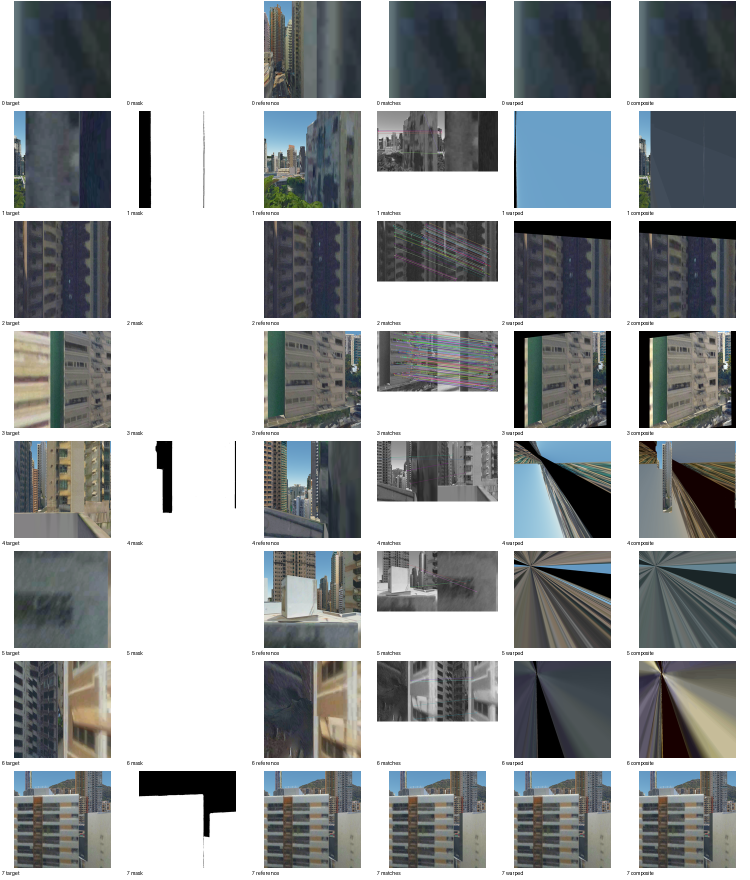
#> input picture research/outputs/restoration_v2/reference_alignment_grid.png, 1500 x 1760 px, given in place of _34_13_Whole_MClo_114.149192_22.282896_120.74_124.801802.png, which was not available (shown at 1/2 size)
$ python make_figures.py   (older library calls are emulated)
#> lines starting #> are read from the running program, lines starting #| are printed output that depends on the picture; after the words box and inside, x2 and y2 are one past the last pixel; in counts of white or black regions, pixels touching at a corner belong together; pictures that were not available may be replaced by others from this repository, and a replacement may not be noted
### research/restoration_v2/common.py
#!/usr/bin/env python3
"""Shared utilities for the second restoration cycle."""

from __future__ import annotations

import csv
import io
import math
from pathlib import Path

import cv2
import numpy as np
from PIL import Image
from skimage.metrics import structural_similarity


def repo_root() -> Path:
    return Path(__file__).resolve().parents[2]


def load_rgb(path: Path) -> np.ndarray:
    with Image.open(path) as image:
        return np.asarray(image.convert("RGB"), dtype=np.uint8)


def save_rgb(path: Path, image: np.ndarray) -> None:
    path.parent.mkdir(parents=True, exist_ok=True)
    Image.fromarray(np.asarray(image, dtype=np.uint8), mode="RGB").save(path)


def load_mask(path: Path) -> np.ndarray:
    with Image.open(path) as image:
        return np.asarray(image.convert("L"), dtype=np.uint8) > 0


def save_mask(path: Path, mask: np.ndarray) -> None:
    path.parent.mkdir(parents=True, exist_ok=True)
    Image.fromarray((np.asarray(mask) > 0).astype(np.uint8) * 255, mode="L").save(path)


def read_csv(path: Path) -> list[dict[str, str]]:
    with path.open(newline="", encoding="utf-8") as handle:
        return list(csv.DictReader(handle))


# [111 lines left out: functions write_csv, json_dump, dilate, erode, soft_composite, strict_proxy_composite and 5 more, not called in this run]


def resize_keep(rgb: np.ndarray, size: int = 512) -> np.ndarray:
    return np.asarray(Image.fromarray(rgb).resize((size, size), Image.Resampling.LANCZOS), dtype=np.uint8)


# [15 lines left out: function make_grid, not called in this run]

### research/restoration_v2/make_figures.py
#!/usr/bin/env python3
"""Make fixed-showcase, zoom, and failure-case figures without cherry-picking."""

from __future__ import annotations

import sys
from pathlib import Path

import cv2
import numpy as np

ROOT = Path(__file__).resolve().parents[2]
sys.path.insert(0, str(ROOT / "research" / "restoration_v2"))
from common import load_mask, load_rgb, make_grid, read_csv  # noqa: E402


OUT_ROOT = ROOT / "research" / "outputs" / "restoration_v2"


def _path(value: str) -> Path:
    p = Path(value)
    return p if p.is_absolute() else ROOT / p


def _mask_rgb(mask: np.ndarray) -> np.ndarray:
    return np.repeat((mask.astype(np.uint8) * 255)[..., None], 3, axis=2)


def _placeholder(rgb: np.ndarray) -> np.ndarray:
    return np.full_like(rgb, 128, dtype=np.uint8)


def _zoom(rgb: np.ndarray, mask: np.ndarray, size: int = 240) -> np.ndarray:
    ys, xs = np.where(mask)
    if len(xs) == 0:
        crop = rgb
    else:
        pad = max(20, int(round(max(rgb.shape[:2]) * 0.035)))
        x0, x1 = max(0, int(xs.min()) - pad), min(rgb.shape[1], int(xs.max()) + pad + 1)
        y0, y1 = max(0, int(ys.min()) - pad), min(rgb.shape[0], int(ys.max()) + pad + 1)
        crop = rgb[y0:y1, x0:x1]
    h, w = crop.shape[:2]
    scale = min(size / max(1, w), size / max(1, h))
    return cv2.resize(crop, (max(1, int(w * scale)), max(1, int(h * scale))), interpolation=cv2.INTER_AREA)


def _get_images(row: dict[str, str], backend_map: dict, refs: dict) -> tuple[dict[str, np.ndarray], str]:
    index = row["showcase_index"]
    input_rgb = load_rgb(_path(row["image_path"]))
    mask = load_mask(_path(row["annotation_mask_path"]))
    entry = backend_map.get((index, "manual"), {})
    images = {"input": input_rgb, "mask": _mask_rgb(mask)}
    for label, key in (("A", "R1_NAFNet_path"), ("B", "R2_LaMa_path")):
        value = entry.get(key, "")
        images[label] = load_rgb(_path(value)) if value and _path(value).exists() else _placeholder(input_rgb)
    reference_row = refs.get(index, {})
    ref_value = reference_row.get("composite_path", "")
    images["C"] = load_rgb(_path(ref_value)) if reference_row.get("reliable") == "True" and ref_value and _path(ref_value).exists() else _placeholder(input_rgb)
    severity = row["severity"]
    if severity in {"small", "medium"} and entry.get("R1_NAFNet_path") and _path(entry["R1_NAFNet_path"]).exists():
        route = "A"
    elif severity == "large" and reference_row.get("reliable") == "True" and ref_value and _path(ref_value).exists():
        route = "C"
    elif entry.get("R2_LaMa_path") and _path(entry["R2_LaMa_path"]).exists():
        route = "B"
    else:
        route = "abstain"
    images["final"] = images[route] if route != "abstain" else input_rgb
    return images, route


def main() -> None:
    showcase = read_csv(ROOT / "research" / "data" / "open3dhk_showcase.csv")
#> (reads research/data/open3dhk_showcase.csv from the repository)
    backend_rows = read_csv(OUT_ROOT / "real_backend_manifest_showcase.csv") if (OUT_ROOT / "real_backend_manifest_showcase.csv").exists() else []
#> (reads research/outputs/restoration_v2/real_backend_manifest_showcase.csv from the repository)
    backend_map = {(r.get("showcase_index", ""), r.get("mask_source", "")): r for r in backend_rows}
    refs = {r["showcase_index"]: r for r in read_csv(OUT_ROOT / "reference_coverage.csv")} if (OUT_ROOT / "reference_coverage.csv").exists() else {}
    full_tiles, zoom_tiles, failures = [], [], []
    for row in showcase:
        images, route = _get_images(row, backend_map, refs)
#> in load_rgb, image is the input picture: PIL image 1500x1760 RGB; mean R, G, B 159.9, 163.2, 164.4
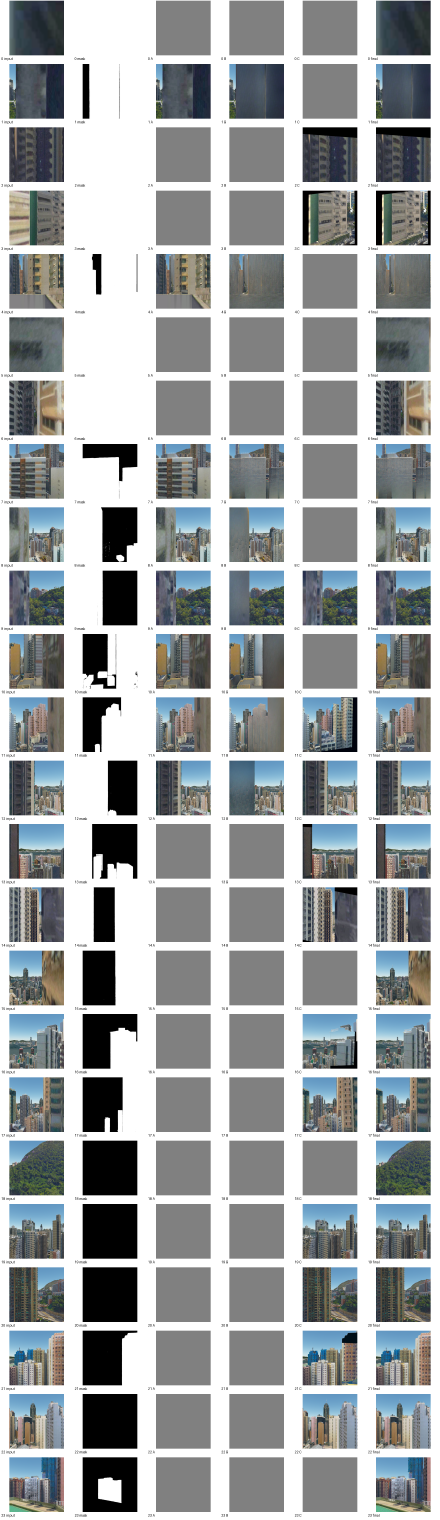
#> input picture research/outputs/restoration_v2/open3dhk_full_grid.png, 1320 x 4560 px, given in place of _34_13_Whole_MClo_114.149192_22.282896_120.74_124.801802.png, which was not available (shown at 1/3 size)
#> in load_mask, image is the input picture: PIL image 1320x4560 RGB; mean R, G, B 163.9, 167.6, 168.9
#> in load_mask, `return np.asarray(image.convert("L"), dtype=np.uint8) > 0`:
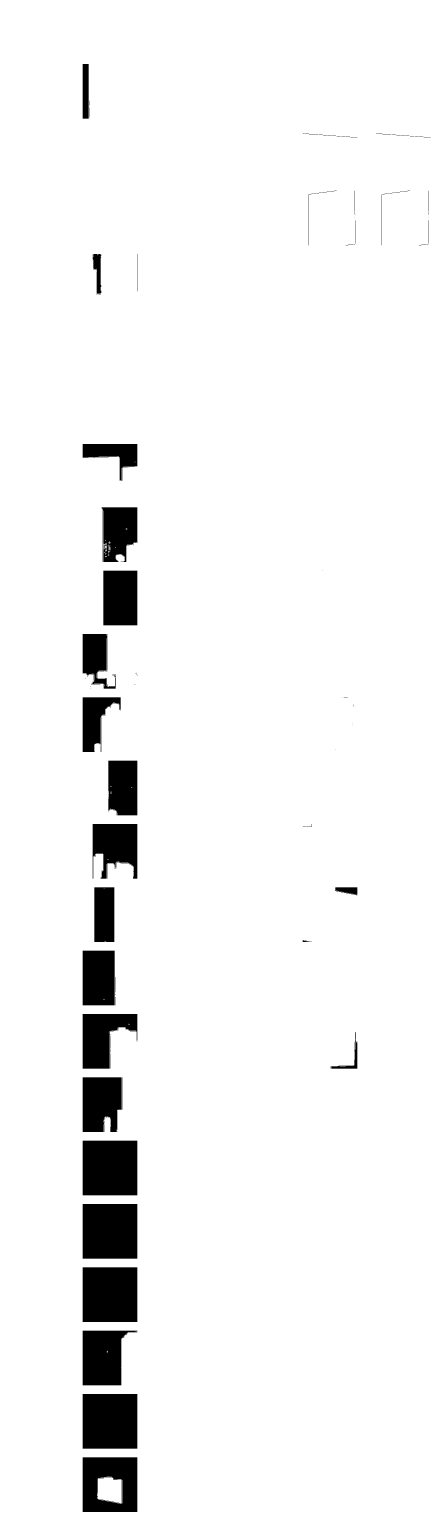
#> returned value: shape (4560, 1320) bool (shown at 1/3 size); 94.9% white; 134 black regions (82 under 20 px), largest, box (x1, y1, x2, y2) and area: (248, 3422, 412, 3586) 26896, (248, 3612, 412, 3776) 26896, (248, 3802, 412, 3966) 26896
#> images = 6 items; route = 'abstain'
        index = row["showcase_index"]
#> index = '0'
        mask = load_mask(_path(row["annotation_mask_path"]))
        full_tiles.extend([(f"{index} input", images["input"]), (f"{index} mask", images["mask"]), (f"{index} A", images["A"]), (f"{index} B", images["B"]), (f"{index} C", images["C"]), (f"{index} final", images["final"])])
        zoom_tiles.extend([(f"{index} input", _zoom(images["input"], mask)), (f"{index} mask", _zoom(images["mask"], mask)), (f"{index} A", _zoom(images["A"], mask)), (f"{index} B", _zoom(images["B"], mask)), (f"{index} C", _zoom(images["C"], mask)), (f"{index} final", _zoom(images["final"], mask))])
#> in _zoom, `x0, x1 = max(0, int(xs.min()) - pad), min(rgb.shape[1], int(xs.max()) ..`: x0 = 0; x1 = 1382
#> in _zoom, `y0, y1 = max(0, int(ys.min()) - pad), min(rgb.shape[0], int(ys.max()) ..`: y0 = 0; y1 = 1760
#> in _zoom, `crop = rgb[y0:y1, x0:x1]`:
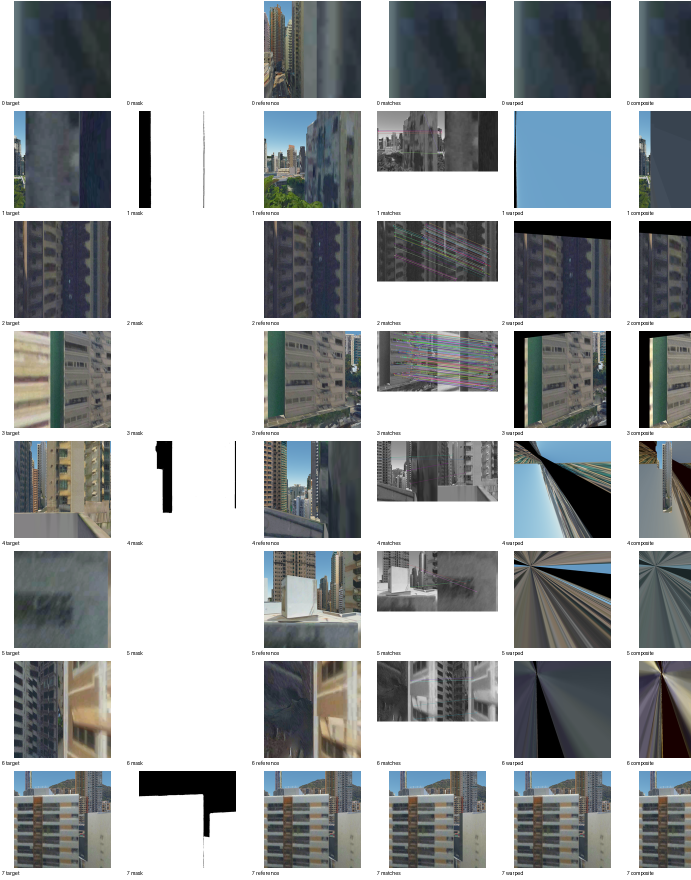
#> crop: shape (1760, 1382, 3) (shown at 1/2 size); mean R, G, B 161.7, 165.2, 166.5
#> in _zoom, `return cv2.resize(crop, (max(1, int(w * scale)), max(1, int(h * scale)..`:
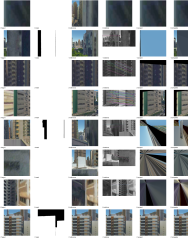
#> returned value: shape (239, 188, 3); mean of channels 0, 1, 2 161.8, 165.2, 166.5; drawn as R, G, B
#> call 2 of _zoom, with size = 240
#> in _zoom (call 2), `x0, x1 = max(0, int(xs.min()) - pad), min(rgb.shape[1], int(xs.max()) ..`: x1 = 1320
#> in _zoom (call 2), `y0, y1 = max(0, int(ys.min()) - pad), min(rgb.shape[0], int(ys.max()) ..`: y1 = 4560
#> in _zoom (call 2), `return cv2.resize(crop, (max(1, int(w * scale)), max(1, int(h * scale)..`:
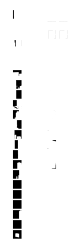
#> returned value: shape (240, 69, 3); min 0, max 255, mean 242
#> in _zoom (call 3), `crop = rgb[y0:y1, x0:x1]`: crop: shape (1760, 1382, 3); every value is 128
#> in _zoom (call 3), `return cv2.resize(crop, (max(1, int(w * scale)), max(1, int(h * scale)..`: returned value: shape (239, 188, 3); every value is 128
        sam_iou = float(row.get("manual_sam_iou", "0"))
#> sam_iou = 1
        ref_bad = refs.get(index, {}).get("reliable") != "True"
#> ref_bad = True
        if route == "abstain" or sam_iou < 0.8 or ref_bad or not backend_map.get((index, "manual"), {}).get("R2_LaMa_path"):
            failures.extend([(f"{index} input", images["input"]), (f"{index} mask", images["mask"]), (f"{index} A", images["A"]), (f"{index} B", images["B"]), (f"{index} C", images["C"]), (f"{index} final", images["final"])])
    make_grid(full_tiles, OUT_ROOT / "open3dhk_full_grid.png", columns=6, tile_size=(220, 190))
    make_grid(zoom_tiles, OUT_ROOT / "open3dhk_zoom_grid.png", columns=6, tile_size=(220, 220))
    make_grid(failures[: 6 * 8], OUT_ROOT / "failure_cases.png", columns=6, tile_size=(220, 210))
    print(f"full showcase samples: {len(showcase)}, failure-case tiles: {min(len(failures), 48)}")


if __name__ == "__main__":
#> (the run stopped early here; a loop or call above may not have finished)
